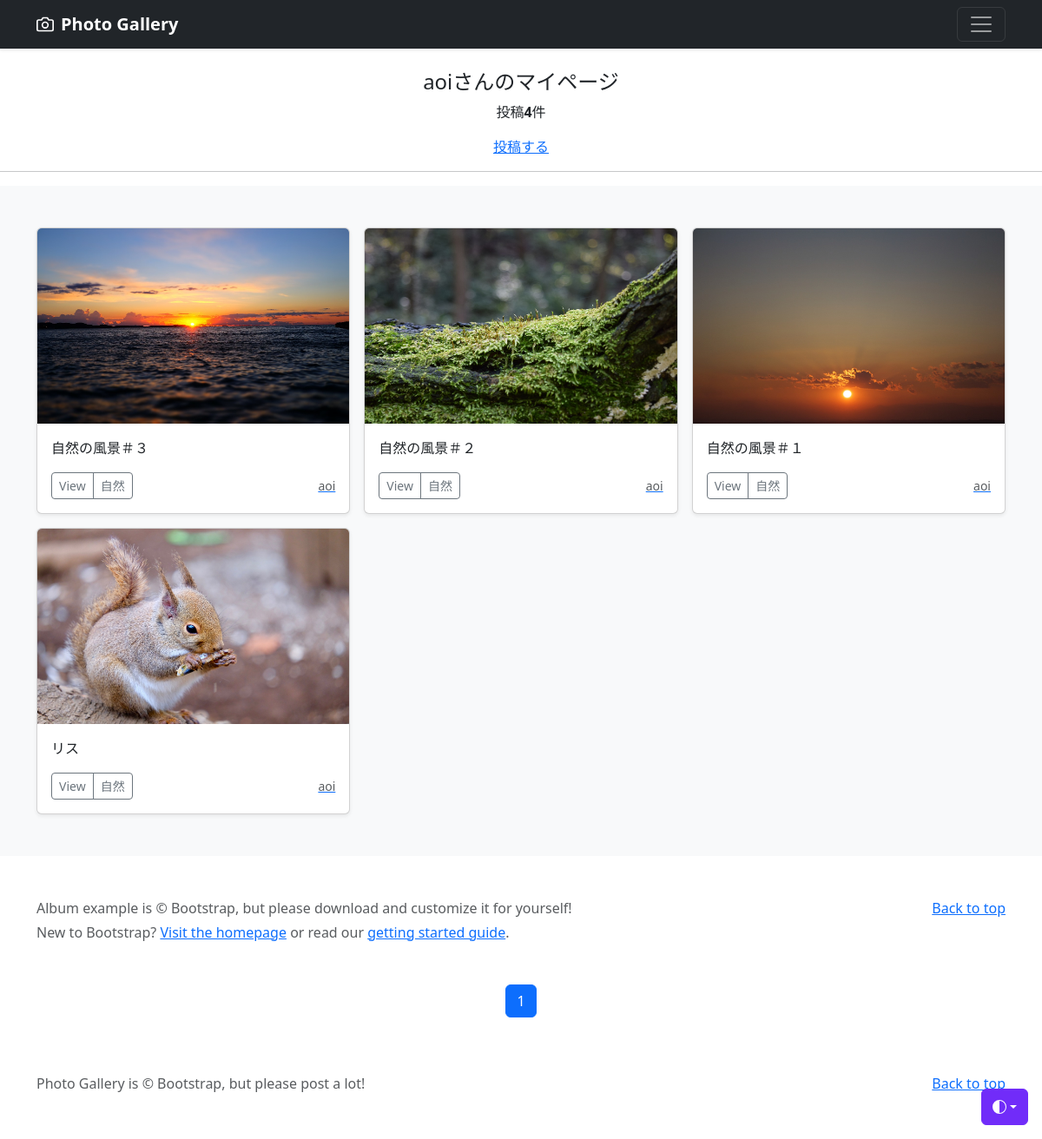
The app's page /mypage/ (signed in) with its own data.
### accounts/models.py (models this page shows)
class CustomUser(AbstractUser):
    pass

### photo/models.py (models this page shows, shortened)
class PhotoPost(models.Model):
    user = models.ForeignKey(
        CustomUser,
        verbose_name='ユーザー',
        on_delete= models.CASCADE
    )
    category = models.ForeignKey(
        Category,
        verbose_name='カテゴリ',
        on_delete=models.PROTECT
    )
    title = models.CharField(
        verbose_name='タイトル',
        max_length=200
    )
    comment = models.TextField(
        verbose_name='コメント'
    )
    image1 = models.ImageField(
        verbose_name='イメージ１',
        upload_to='photos'
    )
    image2 = models.ImageField(
        verbose_name='イメージ２',
        upload_to= 'photos',
        blank=True,
        null=True,
    )
    posted_at = models.DateTimeField(
        verbose_name='投稿日時',
        auto_now_add=True
    )

class Category(models.Model):
    title = models.CharField(
        verbose_name='カテゴリ',
        max_length=20
    )

### photo/views.py (the view)
# urls.py: path('mypage/',views.MypageView.as_view(),name='mypage'),
class MypageView(ListView):
    template_name = 'mypage.html'
    paginate_by = 9
    def get_queryset(self):
        queryset = PhotoPost.objects.filter(user=self.request.user).order_by('-posted_at')
        return queryset

### photo/templates/mypage.html (shortened to what this page needs)
{% extends "base.html" %}
    {% block contents %}
    {% if user.is_authenticated %}
        <br>
        <div style="text-align:center">
            <h4>{{user.username}}さんのマイページ</h4>
            {% if object_list.count == 0 %}
                <p>{{user.username}}さんの投稿はありません</p>
            {% else %}
                <p>投稿<strong>{{object_list.count}}</strong>件</p>
            {% endif %}
            <a href='{% url "photo:post" %}'>投稿する</a>
        </div>
        <hr>
    {% endif %}
    {% include "photos_list.html" %}
    {% include "pagination.html" %}
    {% endblock contents %}

### photo/templates/base.html (shortened to what this page needs)
{% load static %}
<!doctype html>
<html lang="ja">
  <head><script src="../assets/js/color-modes.js"></script>
    <link href="https://cdn.jsdelivr.net/npm/bootstrap@5.3.0/dist/css/bootstrap.min.css" rel="stylesheet">
<link href="../assets/dist/css/bootstrap.min.css" rel="stylesheet">
  </head>
  <body>
    <div class="dropdown position-fixed bottom-0 end-0 mb-3 me-3 bd-mode-toggle">
      <button class="btn btn-bd-primary py-2 dropdown-toggle d-flex align-items-center"
              id="bd-theme"
              type="button"
              aria-expanded="false"
              data-bs-toggle="dropdown"
              aria-label="Toggle theme (auto)">
        <svg class="bi my-1 theme-icon-active" width="1em" height="1em"><use href="#circle-half"></use></svg>
      </button>
    </div>
<header data-bs-theme="dark">
  <div class="navbar navbar-dark bg-dark shadow-sm">
    <div class="container">
      <a href="{% url "photo:index" %}" class="navbar-brand d-flex align-items-center">
        <strong>Photo Gallery</strong>
      </a>
      <button class="navbar-toggler" type="button" data-bs-toggle="collapse" data-bs-target="#navbarHeader" aria-controls="navbarHeader" aria-expanded="false" aria-label="Toggle navigation">
        <span class="navbar-toggler-icon"></span>
      </button>
    </div>
  </div>
</header>
<main>
  {% block contents %}{% endblock %}
<footer class="text-body-secondary py-5">
  <div class="container">
    <p class="float-end mb-1">
      <a href="{% url 'photo:index' %}">Back to top</a>
    </p>
    <p class="mb-1">Photo Gallery is &copy; Bootstrap, but please post a lot!</p>
  </div>
</footer>
    </body>
</html>

### photo/templates/photos_list.html (shortened to what this page needs)
  <div class="album py-5 bg-light">
    <div class="container">
      <div class="row row-cols-1 row-cols-sm-2 row-cols-md-3 g-3">
        {% for record in object_list %}
        <div class="col">
          <div class="card shadow-sm">
            <img src="{{ record.image1.url }}"class="bd-placeholder-img card-img-top"width="100%" height="225"xmlns="http://www.w3.org/2000/svg"role="img" aria-label="Placeholder: Thumbnail"preserveAspectRatio="xMidYMid slice"focusable="false"><title>Placeholder</title><rect width="100%" height="100%" fill="#55595c"/></img>
            <div class="card-body">
              <p class="card-text">{{ record.title }}</p>
              <div class="d-flex justify-content-between align-items-center">
                <div class="btn-group">
                  <button type="button" class="btn btn-sm btn-outline-secondary" onclick="location.href='{% url "photo:photo_detail" record.pk %}'">View</button>
                  <button type="button" class="btn btn-sm btn-outline-secondary" onclick="location.href='{% url "photo:photos_cat" category=record.category.id %}'">{{ record.category.title}}</button>
                </div>
                <a href='{% url "photo:user_list" user=record.user.id %}'><small class="text-muted">{{ record.user.username }}</small></a>
              </div>
            </div>
          </div>
        </div>
        {% endfor %}
      </div>
    </div>
</main>
<footer class="text-body-secondary py-5">
  <div class="container">
    <p class="float-end mb-1">
      <a href="#">Back to top</a>
    </p>
    <p class="mb-1">Album example is &copy; Bootstrap, but please download and customize it for yourself!</p>
    <p class="mb-0">New to Bootstrap? <a href="/">Visit the homepage</a> or read our <a href="../getting-started/introduction/">getting started guide</a>.</p>
  </div>
</footer>
    </body>
</html>

### photo/templates/pagination.html (shortened to what this page needs)
<ul class='pagination'style='justify-content:center'>
    {% for num in page_obj.paginator.page_range %}
        {% if page_obj.number == num %}
        <li class='page-item active'>
            <span class='page-link'>{{ num }}</span>
        </li>
        {% else %}
        <li class='page-item'>
            <a class='page-item'>
                <a class='page-link' href='?page={{ num}}'>{{ num }}</a>
        </li>
        {% endif %}
    {% endfor %}
</ul>

### photo/templates/base.html (style rules this page uses)
.bd-placeholder-img { font-size: 1.125rem; text-anchor: middle; -webkit-user-select: none; -moz-user-select: none; user-select: none; }
.bi { vertical-align: -.125em; fill: currentColor; }
.btn-bd-primary { --bd-violet-bg: #712cf9; --bd-violet-rgb: 112.520718, 44.062154, 249.437846; --bs-btn-font-weight: 600; --bs-btn-color: var(--bs-white); --bs-btn-bg: var(--bd-violet-bg); --bs-btn-border-color: var(--bd-violet-bg); --bs-btn-hover-color: var(--bs-white); --bs-btn-hover-bg: #6528e0; --bs-btn-hover-border-color: #6528e0; --bs-btn-focus-shadow-rgb: var(--bd-violet-rgb); --bs-btn-active-color: var(--bs-btn-hover-color); --bs-btn-active-bg: #5a23c8; --bs-btn-active-border-color: #5a23c8; }
.bd-mode-toggle { z-index: 1500; }

### records on screen
CustomUser: username "aoi"
PhotoPost: image1 (picture), title "自然の風景＃３", category "自然", user.username "aoi"
PhotoPost: image1 (picture), title "自然の風景＃２", category "自然", user.username "aoi"
PhotoPost: image1 (picture), title "自然の風景＃１", category "自然", user.username "aoi"
PhotoPost: image1 (picture), title "リス", category "自然", user.username "aoi"

### other values on screen
{{ object_list.count }} "4"
{{ num }} "1"
